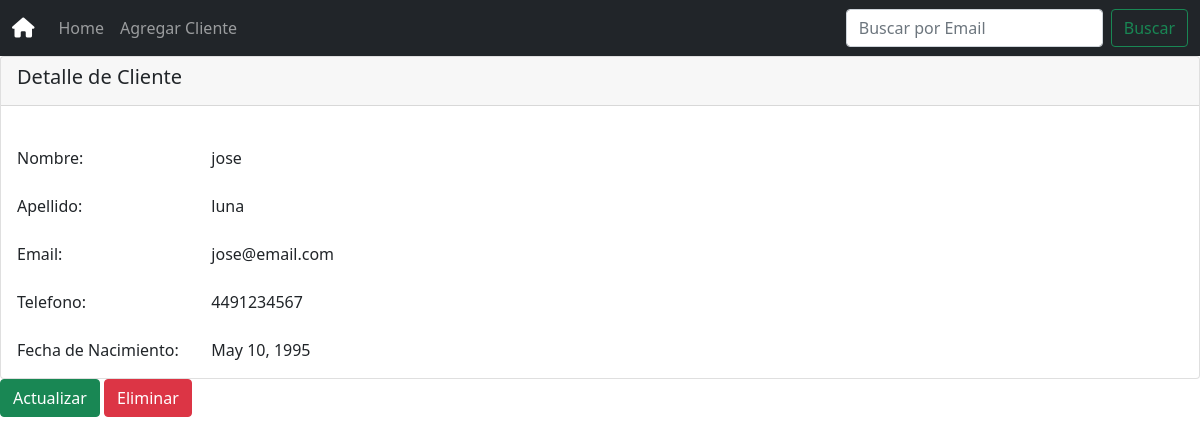
Screenshot of /consulta/jose@email.com with the database file from the repository.
### clientes/models.py (models this page shows, shortened)
class Cliente(models.Model):
    nombre = models.CharField(null=False,max_length=255)
    apellido = models.CharField(null=True,max_length=255)
    nacimiento = models.DateField(null=True)
    telefono = models.CharField(null=True,max_length=255)
    email = models.EmailField(null=False,max_length=255)
    class Meta:
        db_table = 'Cliente'

### clientes/views.py (the view)
# urls.py: path('consulta/<str:email>', views.DView.as_view(),name="detail"),
class DView(DetailView):
    template_name = "consulta.html"
    model = Cliente
    context_object_name = 'cliente'
    slug_field = 'email'
    slug_url_kwarg = 'email'
    def get_context_data(self,**kwargs):
        context = super().get_context_data(**kwargs)
        clientes = self.get_queryset()
        clientes = Cliente.objects.filter(email=kwargs['object'].email)
        context['clientes'] = clientes
        return context

### clientes/templates/consulta.html
{% extends "land_page.html" %}
{% block content %}
<div class="card">
    <div class="card-header">
        <h5 class="card-title">Detalle de Cliente</h5>
    </div>
    <div class="card-body">
        <div class="row">
            <div class="row mt-4">
                <div class="col-2">
                    <label for="id_nombre">Nombre:</label>
                </div>
                <div class="col-6">
                    {{cliente.nombre}}
                </div>
            </div>
            <div class="row mt-4">
                <div class="col-2">
                    <label for="id_apellido">Apellido:</label>
                </div>
                <div class="col-6">
                    {{cliente.apellido}}
                </div>
            </div>
            <div class="row mt-4">
                <div class="col-2">
                    <label for="id_email">Email:</label>
                </div>
                <div class="col-6">
                    {{cliente.email}}
                </div>
            </div>
            <div class="row mt-4">
                <div class="col-2">
                    <label for="id_telefono">Telefono:</label>
                </div>
                <div class="col-6">
                    {{cliente.telefono}}
                </div>
            </div>
            <div class="row mt-4">
                <div class="col-2">
                    <label for="id_nacimiento">Fecha de Nacimiento:</label>
                </div>
                <div class="col-6">
                    {{cliente.nacimiento}}
                </div>
            </div>
        </div>
    </div>
</div>
<a class="btn btn-success" href="{% url 'update' pk=cliente.id %}" role="button">Actualizar</a>
<a class="btn btn-danger" href="{% url 'delete' pk=cliente.id %}" role="button">Eliminar</a>
{% endblock content %}

### rows the page displays
Cliente: nombre "jose", apellido "luna", email "jose@email.com", telefono "4491234567", nacimiento "May 10, 1995"
